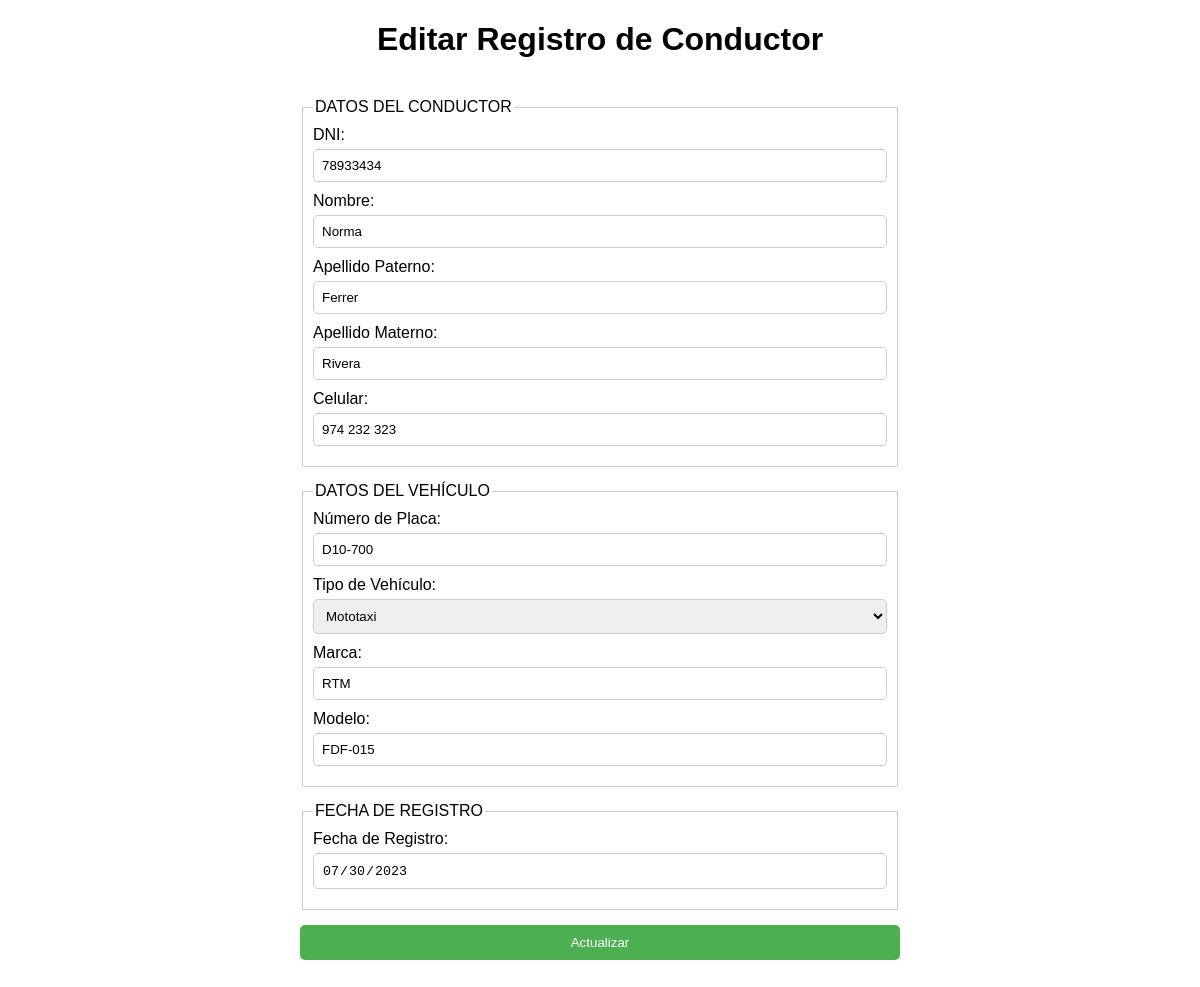
The app's page /editar.php?id=3 with its own data.
### tables this page shows
CREATE TABLE `conductor` (
  `id_conductor` int(11) NOT NULL,
  `dni` varchar(15) NOT NULL,
  `nombre` varchar(100) NOT NULL,
  `apellido_paterno` varchar(100) NOT NULL,
  `apellido_materno` varchar(100) NOT NULL,
  `celular` varchar(20) NOT NULL
);

CREATE TABLE `vehiculo` (
  `id_vehiculo` int(11) NOT NULL,
  `id_conductor` int(11) NOT NULL,
  `nro_placa` varchar(10) NOT NULL,
  `tipo_vehiculo` varchar(50) NOT NULL,
  `marca` varchar(50) NOT NULL,
  `modelo` varchar(50) NOT NULL
);

CREATE TABLE `fecha_registro` (
  `id_registro` int(11) NOT NULL,
  `id_conductor` int(11) NOT NULL,
  `fecha_registro` date NOT NULL,
  `fecha_caducidad` date DEFAULT NULL,
  `fecha_certificado_qr` datetime DEFAULT NULL
);

### editar.php (the view, shortened to what this page needs)
<!DOCTYPE html>
<html lang="es">
<head>
    <link rel="stylesheet" href="estilos/styles.css">
</head>
<body>
    <h1>Editar Registro de Conductor</h1>
    <?php
    require_once "config/connection.php";
    if (isset($_GET['id'])) {
        $id_conductor = $_GET['id'];
        $consulta = "SELECT c.*, v.nro_placa, v.tipo_vehiculo, v.marca, v.modelo, f.fecha_registro
                     FROM conductor c
                     INNER JOIN vehiculo v ON c.id_conductor = v.id_conductor
                     INNER JOIN fecha_registro f ON c.id_conductor = f.id_conductor
                     WHERE c.id_conductor = :id";
        $sentencia = $conexion->prepare($consulta);
        $sentencia->bindValue(':id', $id_conductor, PDO::PARAM_INT);
        $sentencia->execute();
        $registro_conductor = $sentencia->fetch(PDO::FETCH_ASSOC);
        echo "<form action=\"editar.php?id={$id_conductor}\" method=\"POST\">";
        echo "<fieldset>";
        echo "<legend>DATOS DEL CONDUCTOR</legend>";
        echo "<div>";
        echo "<label for=\"dni\">DNI:</label>";
        echo "<input type=\"text\" id=\"dni\" name=\"dni\" value=\"{$registro_conductor['dni']}\" required oninput=\"filtrarNumero(this); limitarLongitud(this, 8);\">";
        echo "</div>";
        echo "<div>";
        echo "<label for=\"nombre\">Nombre:</label>";
        echo "<input type=\"text\" id=\"nombre\" name=\"nombre\" value=\"{$registro_conductor['nombre']}\" required>";
        echo "</div>";
        echo "<div>";
        echo "<label for=\"apellido_paterno\">Apellido Paterno:</label>";
        echo "<input type=\"text\" id=\"apellido_paterno\" name=\"apellido_paterno\" value=\"{$registro_conductor['apellido_paterno']}\" required>";
        echo "</div>";
        echo "<div>";
        echo "<label for=\"apellido_materno\">Apellido Materno:</label>";
        echo "<input type=\"text\" id=\"apellido_materno\" name=\"apellido_materno\" value=\"{$registro_conductor['apellido_materno']}\" required>";
        echo "</div>";
        echo "<div>";
        echo "<label for=\"celular\">Celular:</label>";
        echo "<input type=\"text\" id=\"celular\" name=\"celular\" value=\"{$registro_conductor['celular']}\" required oninput=\"filtrarNumero(this); limitarLongitud(this, 9); agregarSeparacion(this); validarInicio(this);\">";
        echo "</div>";
        echo "</fieldset>";
        echo "<fieldset>";
        echo "<legend>DATOS DEL VEHÍCULO</legend>";
        echo "<div>";
        echo "<label for=\"nro_placa\">Número de Placa:</label>";
        echo "<input type=\"text\" id=\"nro_placa\" name=\"nro_placa\" value=\"{$registro_conductor['nro_placa']}\" required>";
        echo "</div>";
        echo "<div>";
        echo "<label for=\"tipo_vehiculo\">Tipo de Vehículo:</label>";
        echo "<select id=\"tipo_vehiculo\" name=\"tipo_vehiculo\" required>";
        echo "<option value=\"Mototaxi\" " . ($registro_conductor['tipo_vehiculo'] === 'Mototaxi' ? 'selected' : '') . ">Mototaxi</option>";
        echo "</select>";
        echo "</div>";
        echo "<div>";
        echo "<label for=\"marca\">Marca:</label>";
        echo "<input type=\"text\" id=\"marca\" name=\"marca\" value=\"{$registro_conductor['marca']}\" required>";
        echo "</div>";
        echo "<div>";
        echo "<label for=\"modelo\">Modelo:</label>";
        echo "<input type=\"text\" id=\"modelo\" name=\"modelo\" value=\"{$registro_conductor['modelo']}\" required>";
        echo "</div>";
        echo "</fieldset>";
        echo "<fieldset>";
        echo "<legend>FECHA DE REGISTRO</legend>";
        echo "<div>";
        echo "<label for=\"fecha_registro\">Fecha de Registro:</label>";
        echo "<input type=\"date\" id=\"fecha_registro\" name=\"fecha_registro\" value=\"{$registro_conductor['fecha_registro']}\" readonly onclick=\"mostrarAviso()\">";
        echo "</div>";
        echo "</fieldset>";
        echo "<button type=\"submit\">Actualizar</button>";
        echo "</form>";
      }
    ?>
</body>
</html>

### estilos/styles.css (style rules this page uses)
body { font-family: Arial, sans-serif; }
h1 { text-align: center; }
form { max-width: 600px; margin: 0 auto; padding: 20px; }
fieldset { border: 1px solid #ccc; padding: 10px; margin-bottom: 15px; }
label { display: block; margin-bottom: 5px; }
input, select { width: 100%; padding: 8px; margin-bottom: 10px; border: 1px solid #ccc; border-radius: 5px; box-sizing: border-box; }
button { background-color: #4CAF50; color: white; padding: 10px 20px; border: none; border-radius: 5px; cursor: pointer; width: 100%; }
h1 { text-align: center; margin-bottom: 20px; }

### records on screen
conductor: dni "78933434", nombre "Norma", apellido_paterno "Ferrer", apellido_materno "Rivera", celular "974 232 323", nro_placa "D10-700", marca "RTM", modelo "FDF-015", fecha_registro "07/30/2023"
vehiculo: tipo_vehiculo "Mototaxi"
